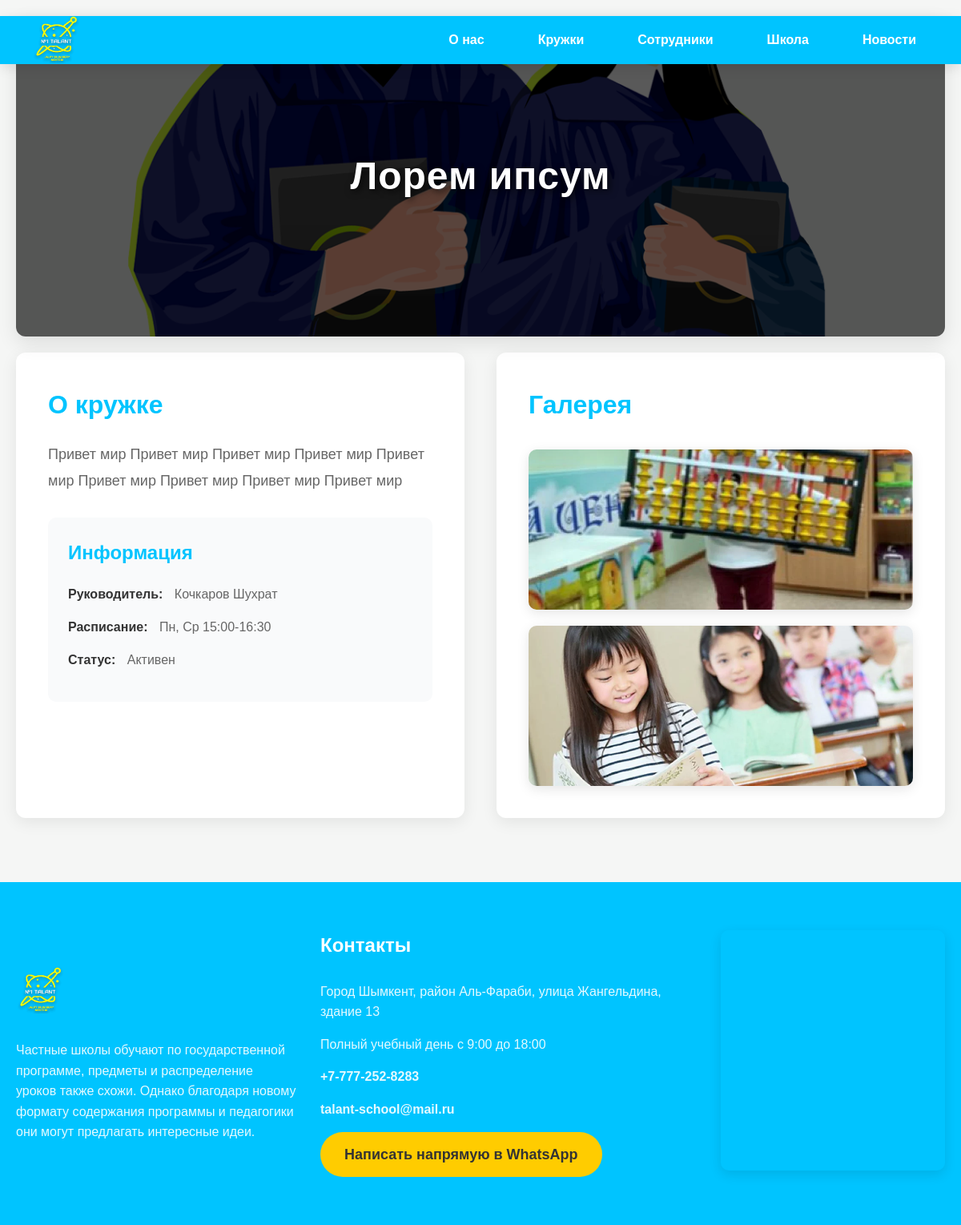
The app's page /club/1/, older data.
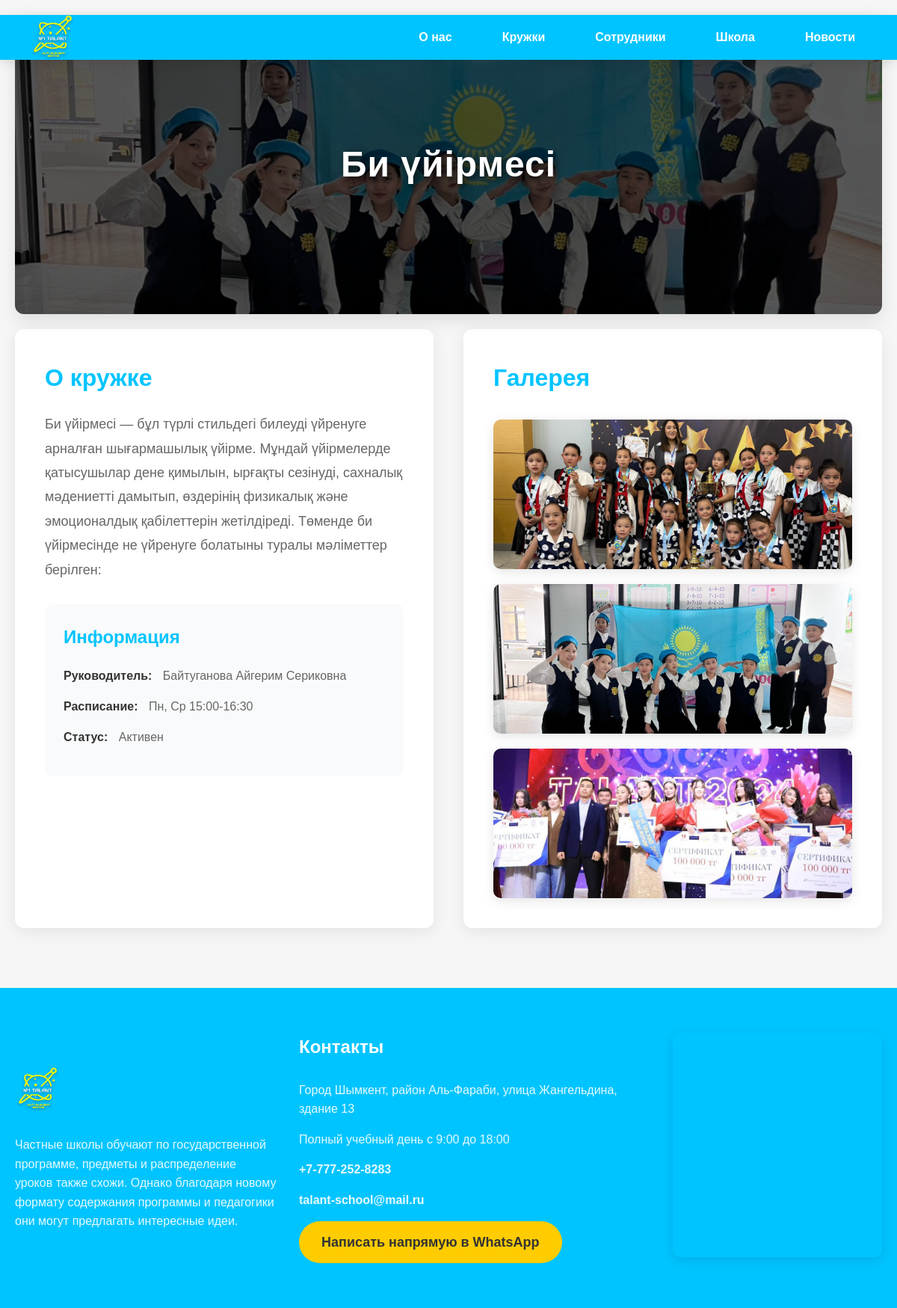
The same page, newer data.
### talant_app/models.py (models this page shows, shortened)
class Club(models.Model):
    name = models.CharField(max_length=100, verbose_name="Название клуба")
    description = models.TextField(verbose_name="Описание")
    image = models.ImageField(upload_to='clubs/', verbose_name="Основное изображение")
    leader = models.CharField(max_length=100, verbose_name="Руководитель")
    schedule = models.CharField(max_length=200, verbose_name="Расписание", help_text="Например: Пн, Ср 15:00-16:30")
    is_active = models.BooleanField(default=True, verbose_name="Активен")
    class Meta:
        verbose_name = "Клуб"
        verbose_name_plural = "Клубы"

class ClubImage(models.Model):
    image = models.ImageField(upload_to='club_gallery/', verbose_name="Изображение")
    club = models.ForeignKey(Club, on_delete=models.CASCADE, related_name='images')
    class Meta:
        verbose_name = "Изображение клуба"
        verbose_name_plural = "Изображения клуба"

### talant_app/views.py (the view)
# urls.py: path('club/<int:club_id>/', views.club_detail, name='club_detail'),
def club_detail(request, club_id):
    club = get_object_or_404(Club, id=club_id)
    context = {
        'club': club,
    }
    return render(request, 'club.html', context)

### talant_app/templates/club.html (shortened to what this page needs)
{% load static %}
<!DOCTYPE html>
<html lang="ru">
<head>
    <link rel="stylesheet" href="{% static 'css/style.css' %}" />
</head>
<body>
   <header class="header">
      <div class="logo">
       <a href="{% url 'home'%}">
         <img
          class="log"
          src="{% static 'imgs/Талант копия.png'%}"
          style="width: 60px"
          alt=""
        />
       </a>
      </div>
      <nav class="nav" id="nav-menu">
        <a href="#about">О нас</a>
        <a href="#uyrme">Кружки</a>
        <a href="#qyzmetker">Сотрудники</a>
        <a href="{% url 'accreditation'%}">Школа</a>
        <a href="#news">Новости</a>
    </nav>
    </header>
    <section class="club-detail">
        <div class="club-hero" style="background-image: url('{{ club.image.url }}');">
            <div class="hero-overlay">
                <h1>{{ club.name }}</h1>
            </div>
        </div>
        <div class="club-content">
            <div class="club-description">
                <h2>О кружке</h2>
                <p class="club-desc">{{ club.description }}</p>
                <div class="club-info">
                    <h3>Информация</h3>
                    <ul>
                        <li><strong>Руководитель:</strong> {{ club.leader }}</li>
                        <li><strong>Расписание:</strong> {{ club.schedule }}</li>
                        <li><strong>Статус:</strong> {% if club.is_active %}Активен{% else %}Неактивен{% endif %}</li>
                    </ul>
                </div>
            </div>
            <div class="club-gallery">
                <h2>Галерея</h2>
                <div class="gallery-grid">
                  {% for image in club.images.all %}
                        <img src="{{ image.image.url }}" alt="Фото клуба" class="gallery-image" />
                    {% empty %}
                        <p class="empty-gallery">Галерея пока пуста</p>
                    {% endfor %}
                </div>
            </div>
        </div>
    </section>
     <footer>
      <div class="containerf">
        <div class="footer-left">
          <img
            src="{% static 'imgs/Талант копия.png'%}"
            alt="High School of Saryagash"
            class="logo"
          />
          <p>
            Частные школы обучают по государственной программе, предметы и распределение уроков также схожи. Однако благодаря новому формату содержания программы и педагогики они могут предлагать интересные идеи.
          </p>
        </div>
        <div class="footer-center">
          <h3>Контакты</h3>
          <p>
           Город Шымкент, район Аль-Фараби, улица Жангельдина, здание 13
          </p>
          <p>Полный учебный день с 9:00 до 18:00</p>
          <p><a href="tel:+77772528283" class="phone">+7-777-252-8283</a></p>
          <p>
            <a href="mailto:highschool.ofsaryagash.18@mail.ru" class="email"
              >talant-school@mail.ru</a
            >
          </p>
          <div class="social-icons">
            <a class="btn" href="https://wa.me/87478707743">Написать напрямую в WhatsApp</a>
          </div>
        </div>
        <div class="footer-right">
          <iframe
            src="https://www.google.com/maps/embed?pb=!1m18!1m12!1m3!1d2950.540106352667!2d69.58194711087846!3d42.309677571077586!2m3!1f0!2f0!3f0!3m2!1i1024!2i768!4f13.1!3m3!1m2!1s0x38a91fd162714e83%3A0x75fbbb9a62012d36!2s%E2%84%961%20Talant%20mektep!5e0!3m2!1sru!2skz!4v1741972674462!5m2!1sru!2skz"
            width="600"
            height="450"
            style="border: 0"
            allowfullscreen=""
            loading="lazy"
          ></iframe>
        </div>
      </div>
    </footer>
</body>
</html>

### talant_app/static/css/style.css (style rules this page uses)
* { margin: 0; padding: 0; box-sizing: border-box; }
body { font-family: 'Arial', sans-serif; line-height: 1.6; background-color: #f5f6f5; color: #333; }
.header { display: flex; justify-content: space-between; align-items: center; padding: 10px 40px; background-color: #00c4ff; color: #fff; box-shadow: 0 4px 15px rgba(0, 0, 0, 0.1); z-index: 1000; height: 60px; position: fixed; width: 100%; }
.logo { font-size: 28px; font-weight: 700; text-transform: uppercase; letter-spacing: 1px; }
.nav { display: flex; gap: 35px; }
.nav a { color: #fff; text-decoration: none; font-size: 16px; font-weight: 600; padding: 8px 16px; border-radius: 5px; transition: all 0.3s ease; }
.btn { display: inline-block; background: #ffcc00; color: #333; padding: 14px 30px; text-decoration: none; border-radius: 30px; font-size: 18px; font-weight: 600; transition: all 0.3s ease; }
footer { background: #00c4ff; padding: 60px 20px; color: #fff; }
.containerf { display: flex; justify-content: space-between; align-items: center; max-width: 1300px; margin: 0 auto; gap: 30px; }
.footer-left { max-width: 350px; }
.footer-left .logo { width: 60px; margin-bottom: 25px; }
.footer-left p { font-size: 16px; color: #fff; opacity: 0.9; }
.footer-center h3 { font-size: 24px; margin-bottom: 25px; color: #fff; }
.footer-center p { font-size: 16px; margin-bottom: 15px; opacity: 0.9; }
.phone, .email { color: #fff; font-weight: 600; text-decoration: none; transition: all 0.3s ease; }
.footer-right iframe { width: 100%; height: 300px; border-radius: 10px; border: none; box-shadow: 0 5px 15px rgba(0, 0, 0, 0.1); }
.club-info { margin-top: 30px; padding: 20px; background: #f5f6f5; border-radius: 8px; }
.club-info h3 { font-size: 24px; color: #00c4ff; margin-bottom: 20px; }
.club-detail { padding: 0 20px; background: #f5f6f5; }
.club-hero { height: 50vh; background-size: cover; background-position: center; position: relative; display: flex; align-items: center; justify-content: center; border-radius: 12px; overflow: hidden; margin: 20px 0; box-shadow: 0 8px 25px rgba(0, 0, 0, 0.1); }
.hero-overlay { background: rgba(0, 0, 0, 0.65); width: 100%; height: 100%; display: flex; align-items: center; justify-content: center; transition: background 0.3s ease; }
.hero-overlay h1 { color: #fff; font-size: 48px; font-weight: 700; text-shadow: 3px 3px 10px rgba(0, 0, 0, 0.7); text-align: center; padding: 0 20px; letter-spacing: 1px; }
.club-content { max-width: 1200px; margin: 0 auto 80px; display: grid; grid-template-columns: 1fr 1fr; gap: 40px; }
.club-description { background: #fff; padding: 40px; border-radius: 12px; box-shadow: 0 5px 20px rgba(0, 0, 0, 0.08); }
.club-description h2 { font-size: 32px; color: #00c4ff; margin-bottom: 20px; font-weight: 700; }
.club-desc { font-size: 18px; color: #666; line-height: 1.8; margin-bottom: 30px; }
.club-info { background: #f9fafb; padding: 25px; border-radius: 10px; margin-top: 30px; }
.club-info h3 { font-size: 24px; color: #00c4ff; margin-bottom: 20px; font-weight: 600; }
.club-info ul { list-style: none; padding: 0; }
.club-info li { font-size: 16px; color: #666; margin-bottom: 15px; line-height: 1.6; }
.club-info li strong { color: #333; font-weight: 600; margin-right: 10px; }
.club-gallery { background: #fff; padding: 40px; border-radius: 12px; box-shadow: 0 5px 20px rgba(0, 0, 0, 0.08); }
.club-gallery h2 { font-size: 32px; color: #00c4ff; margin-bottom: 30px; font-weight: 700; }
.gallery-grid { display: grid; grid-template-columns: repeat(auto-fit, minmax(250px, 1fr)); gap: 20px; }
.gallery-image { width: 100%; height: 200px; object-fit: cover; border-radius: 10px; transition: all 0.3s ease; box-shadow: 0 4px 15px rgba(0, 0, 0, 0.1); }
.log { padding-top: 10px; }

Row changes from the older to the newer data that the page shows:
changed Club "Пн, Ср 15:00-16:30": image: a different picture; name "Лорем ипсум" → "Би үйірмесі"; description "Привет мир Привет мир Привет мир Привет мир Привет мир Привет мир Привет мир Привет мир Привет мир" → "Би үйірмесі — бұл түрлі стильдегі билеуді үйренуге арналған шығармашылық үйірме. Мұндай үйірмелерде қатысушылар дене қимылын, ырғақты сезінуді, сахналық мәдениетті дамытып, өздерінің физикалық және эмоционалдық қабілеттерін жетілдіреді. Төменде би үйірмесінде не үйренуге болатыны туралы мәліметтер берілген:"; leader "Кочкаров Шухрат" → "Байтуганова Айгерим Сериковна"
changed ClubImage (number 1 of 3 on the later page): image: a different picture
changed ClubImage (number 2 of 3 on the later page): image: a different picture
added ClubImage: image (picture)
